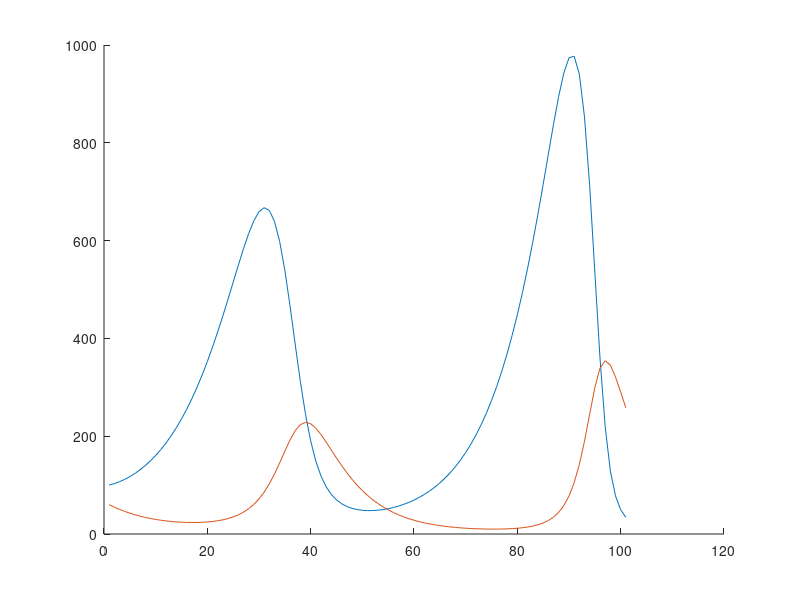

Here is the MATLAB script that generated this plot:
clearvars

par = [12.0 0.15 0.05 13.5];
x0 = 100;
y0 = 60;
h = 0.01;

epsilon = 10^(-12);
tspan = [0 1];

z = zeros(2, 101);
z(1,1) = x0;
z(2,1) = y0;

% function y = f1(z1, z2, par)
%     y = par(1)*z1 - par(2)*z1*z2;
% end
% 
% function y = f2(z1, z2, par)
%     y = par(3)*z1*z2 - par(4)*z2;
% end

function y = f(t, z, par)
    y = [par(1)*z(1)-par(2)*z(1)*z(2);par(3)*z(1)*z(2)-par(4)*z(2)];
end

for i = 2:101
    tn = (i-1)*h;
    tn_1 = (i-2)*h;
    z(:,i) = z(:, i-1) + h*f(tn_1, z(:,i-1), par);
    %z(1,i) = z(1,i-1) + h*f1(tn_1, z(1,i-1), z(2,i-1), par);
    %z(2,i) = z(2,i-1) + h*f2(z(1,i-1), z(2,i-1), par);
end
% 
% 
% function dydt = odefun(t, y, par)
%     dydt = [ (par(1)*y(1)-par(2)*y(1)*y(2)) ; (par(3)*y(1)*y(2) - par(4)*y(2))];
% end
% [t, y] = ode45(@odefun, tspan, [x0 y0], [], par);
% disp(y)
% function tn = nwm(n)
%     tn = n*h;
% end
% 
% function zn = nwm2xd(nwm())
%     zn = []
% end
figure
hold on
plot(z(1, :))
plot(z(2, :))
hold off
%legend("ofiary", "drapieżniki")

